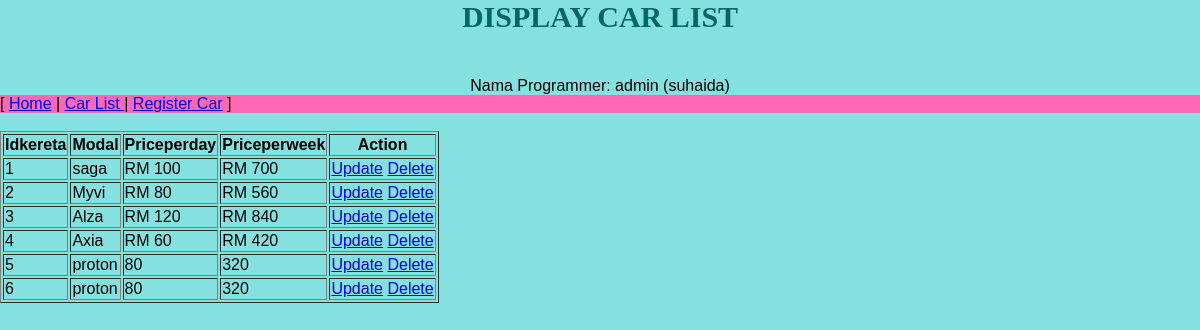
The app's page /admin/index.php with its own data.
### tables this page shows
CREATE TABLE `kereta` (
  `idkereta` int(10) NOT NULL,
  `modal` varchar(20) NOT NULL,
  `priceperday` varchar(10) NOT NULL,
  `priceperweek` varchar(10) NOT NULL
);

### admin/index.php (the view, shortened to what this page needs)
<?php
require '../connection.php';
$sql = "SELECT * FROM kereta";
$result = mysqli_query($conn, $sql);
?>
<html>
<head>
    <link rel="stylesheet" href="../style.css">
</head>
<body>
    <center>
        <h2> Display Car List</h2>
        <br> Nama Programmer: admin (suhaida)</a>
    </center>
    <nav style="background-color: hotpink">
        [
        <a class="active" href="../index.php">Home</a>
        |
        <a href="listcar.php">Car List </a>
        |
        <a href="register.php">Register Car</a>
        ]
    </nav>
    <br>
    <table border="1">
        <tr>
            <th>Idkereta</th>
            <th>Modal</th>
            <th>Priceperday</th>
            <th>Priceperweek</th>
            <th>Action</th>
        </tr>
        <?php
        if (mysqli_num_rows($result) > 0) {
            while ($row = mysqli_fetch_assoc($result)) {
        ?>
                <tr>
                    <td><?php echo $row["idkereta"]; ?></td>
                    <td><?php echo $row["modal"]; ?></td>
                    <td><?php echo $row["priceperday"]; ?></td>
                    <td><?php echo $row["priceperweek"]; ?></td>
                    <td colspan="2">
                        <a href="updatecar.php?idkereta=<?php echo $row["idkereta"]; ?>">Update</a>
                        <a href="deletecar.php?idkereta=<?php echo $row["idkereta"]; ?>" onclick="return confirm('Are you sure to delete?')">Delete</a>
                    </td>
                </tr>
        <?php
            }
        } else {
            echo "0 results";
        }
        ?>
    </table>
</body>
</html>

### style.css (style rules this page uses)
body { background-color: #85e0e0; font-family: Arial, Helvetica, sans-serif; margin: 0; }
h2 { text-align: center; text-transform: uppercase; font-size: 30px; font-family: "Times New Roman", Times, serif; color: #006666; }

### records on screen
kereta: idkereta "1", modal "saga", priceperday "RM 100", priceperweek "RM 700"
kereta: idkereta "2", modal "Myvi", priceperday "RM 80", priceperweek "RM 560"
kereta: idkereta "3", modal "Alza", priceperday "RM 120", priceperweek "RM 840"
kereta: idkereta "4", modal "Axia", priceperday "RM 60", priceperweek "RM 420"
kereta: idkereta "5", modal "proton", priceperday "80", priceperweek "320"
kereta: idkereta "6", modal "proton", priceperday "80", priceperweek "320"
